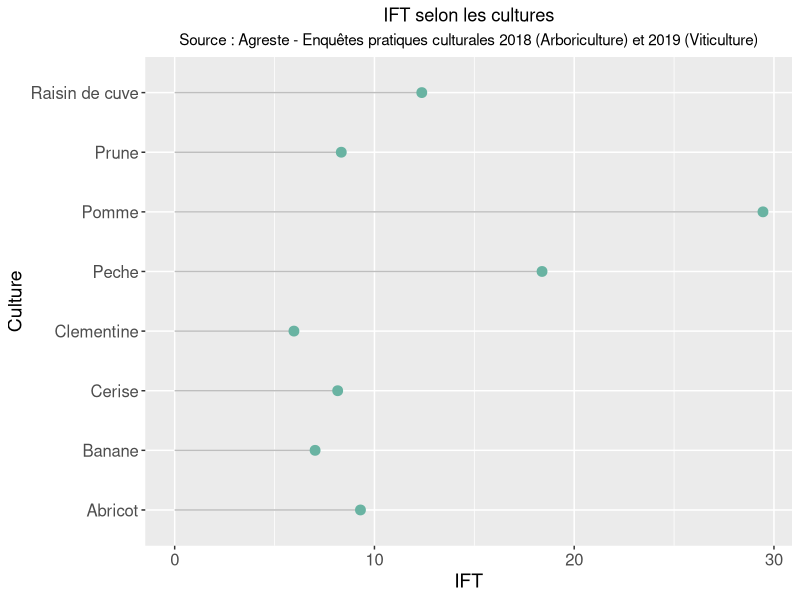
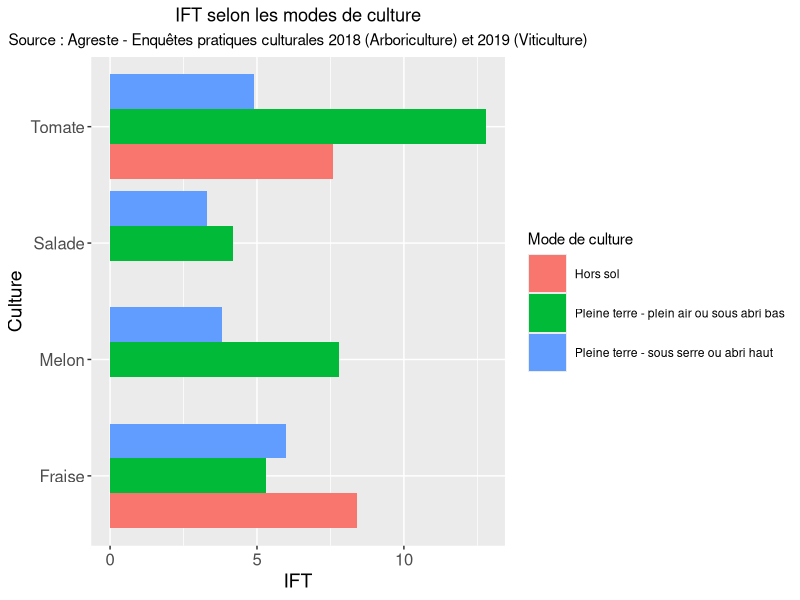

These figures' R source, in order: (Note: this script raises an error after producing the figures.)
## ---- chunk 1
#| eval: true
#| echo: false
#| message: false
#| warning: false
#| fig-width: 12
#| fig-height: 8



library(readr)
library(ggplot2)
ift_arbo_viti <- read_delim("./data/ift_arbo_viti.csv")

ggplot(ift_arbo_viti, aes(x=culture, y=ift) ) +
  geom_segment( aes(x=culture ,xend=culture, y=0, yend=ift), color="grey") +
  geom_point(size=3, color="#69b3a2") +
  xlab("Culture") +
  ylab("IFT") +
  labs(title = "IFT selon les cultures", subtitle = "Source : Agreste - Enquêtes pratiques culturales 2018 (Arboriculture) et 2019 (Viticulture)") +
  coord_flip() +
  theme(
    plot.title = element_text(hjust = 0.5),
    plot.subtitle = element_text(hjust = 0.5)
  ) +
  theme(axis.text=element_text(size=12),
            axis.title=element_text(size=14))

## ---- chunk 2
#| eval: true
#| echo: false
#| message: false
#| warning: false
#| fig-width: 12
#| fig-height: 8

library(dplyr)
library(tidyr)

ift_mode_culture <- read_delim("./data/3_indice-de-frequence-de-traitement-selon-mode-culture.csv")

ift <- ift_mode_culture %>% pivot_longer(cols=2:4, names_to='mode_culture', values_to='ift')

ggplot(ift, aes(fill=mode_culture, y=ift, x=culture)) + 
  geom_bar(position="dodge", stat="identity")  +
  xlab("Culture") +
  ylab("IFT") +
  labs(title = "IFT selon les modes de culture", subtitle = "Source : Agreste - Enquêtes pratiques culturales 2018 (Arboriculture) et 2019 (Viticulture)") +
  coord_flip() +
  theme(
    plot.title = element_text(hjust = 0.5),
    plot.subtitle = element_text(hjust = 0.5)
  ) +
  theme(axis.text=element_text(size=12),
        axis.title=element_text(size=14)) +
  labs(fill = "Mode de culture") + 
  theme(legend.key.size = unit(1, "cm"))

## ---- chunk 3
#| eval: true
#| echo: false
#| message: false
#| warning: false
#| fig-width: 12
#| fig-height: 8

library(sf)
Fr.reg <-read_sf("./data/regions-avant-redecoupage-2015.geojson")
library(readxl)
ift_gc2017_ble_tendre <- read_excel("./data/5_carte_ift_gc2017_ble_tendre.xlsx")

carte <- Fr.reg %>% left_join(ift_gc2017_ble_tendre, by = c("nom" = "Region")) %>% 
  mutate(IFT_ble_tendre = as.numeric(IFT_ble_tendre))


ggplot() +
  geom_sf(data = carte, aes(fill = IFT_ble_tendre)) + 
  scale_fill_gradient(low = "lightblue", high = "darkblue") + 
  labs(fill = "IFT") +
  labs(title = "IFT pour la culture du blé tendre (par ancienne région)", subtitle = "Source : Agreste - Enquêtes pratiques culturales 2021 (Grandes cultures)") +
  theme(
    plot.title = element_text(hjust = 0.5),
    plot.subtitle = element_text(hjust = 0.5)
  ) 
  
